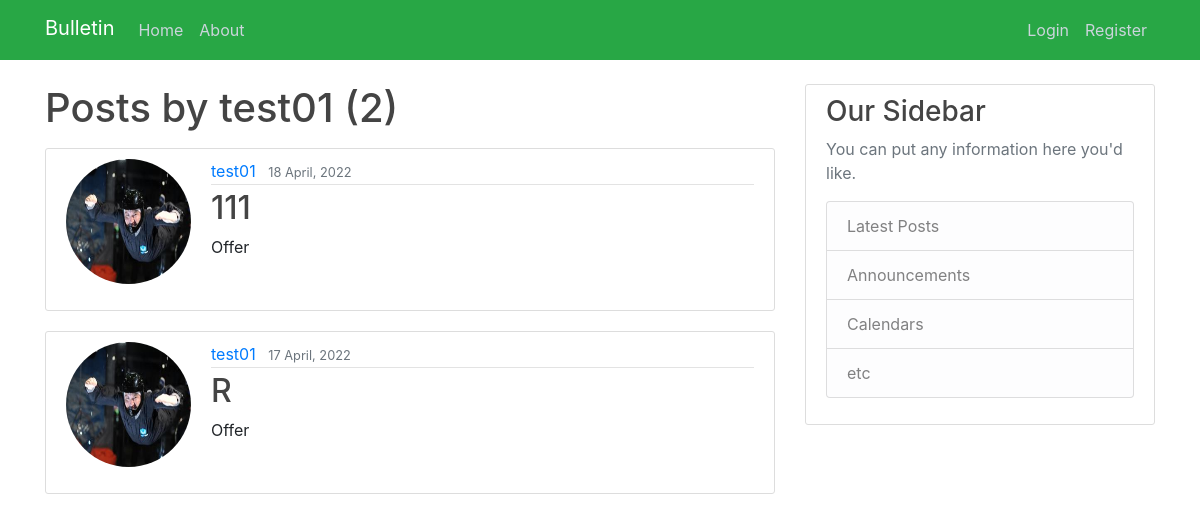
Page /user/test01 on the committed database.
### myboardapp/models.py (models this page shows, shortened)
class Bulletin(models.Model):
    title = models.CharField(max_length=100, blank=True)
    author = models.ForeignKey(User, on_delete=models.CASCADE)
    content = models.TextField()
    file = models.FileField(upload_to='files/',
                                             blank=True,
                                             )
    bulletin_category = models.ForeignKey(CategoryModel, on_delete=models.CASCADE)
    date_created = models.DateTimeField(default=timezone.now)

class CategoryModel(models.Model):
    category_name = models.CharField(max_length=255,
                                     unique=True,
                                     )
    def __str__(self):
        return f'{self.category_name}'
    """
    >>> from myboardapp.models import Bulletin
    >>> from myboardapp.models import CategoryModel
    >>> CategoryModel.objects.create(category_name = "Offer")
    <CategoryModel: Offer>
    """

### users/models.py (models this page shows, shortened)
class Profile(models.Model):
    user = models.OneToOneField(User, on_delete=models.CASCADE)
    image = models.ImageField(default='default.jpg', upload_to='profile_pics')

### myboardapp/views.py (the view)
# urls.py: path('user/<str:username>', UserPostListView.as_view(), name='user-posts'),
class UserPostListView(ListView):
    model = Bulletin
    template_name = 'myboardapp/user_posts.html'
    context_object_name = 'bulletins_0'
    ordering = ['-date_created']
    paginate_by = 2
    def get_queryset(self):
        user = get_object_or_404(User, username=self.kwargs.get('username'))
        return Bulletin.objects.filter(author=user).order_by('-date_created')

### myboardapp/templates/myboardapp/user_posts.html (shortened to what this page needs)
{% extends "myboardapp/base.html" %}
{% load static %}
{% block content %}
    <main role="main" class="container">
      <div class="row">
        <div class="col-md-8">
            <h1 class="mb-3">Posts by {{ view.kwargs.username }} ({{ page_obj.paginator.count }})</h1>
            {% for bulletin in bulletins_0 %}
                <article class="media content-section">
                    <img class="rounded-circle account-img" src="{{ bulletin.author.profile.image.url }}">
                    <div class="media-body">
                        <div class="article-metadata">
                      <a class="mr-2" href="{% url 'user-posts' bulletin.author.username %}">{{ bulletin.author }}</a>
                      <small class="text-muted">{{ bulletin.date_created|date:"d F, Y" }}</small>
                    </div>
                    <h2><a class="article-title" href="{% url 'bulletin-detail' bulletin.id %}">{{ bulletin.title }}</a></h2>
                    <p class="article-content">{{ bulletin.bulletin_category }}</p>
                  </div>
                </article>
            {% endfor %}
        </div>
        <div class="col-md-4">
          <div class="content-section">
            <h3>Our Sidebar</h3>
            <p class='text-muted'>You can put any information here you'd like.
              <ul class="list-group">
                <li class="list-group-item list-group-item-light">Latest Posts</li>
                <li class="list-group-item list-group-item-light">Announcements</li>
                <li class="list-group-item list-group-item-light">Calendars</li>
                <li class="list-group-item list-group-item-light">etc</li>
              </ul>
            </p>
          </div>
        </div>
      </div>
    </main>
{% endblock content %}

### myboardapp/static/myboardapp/mail.css (style rules this page uses)
h1, h2, h3, h4, h5, h6 { color: #444444; }
ul { margin: 0; }
.content-section { background: #ffffff; padding: 10px 20px; border: 1px solid #dddddd; border-radius: 3px; margin-bottom: 20px; }
.article-title { color: #444444; }
.article-content { white-space: pre-line; }
.article-metadata { padding-bottom: 1px; margin-bottom: 4px; border-bottom: 1px solid #e3e3e3 }
.account-img { height: 125px; width: 125px; margin-right: 20px; margin-bottom: 16px; }

### rows in the picture
Bulletin: author.profile.image (picture), author "test01", date_created "18 April, 2022", title "111", bulletin_category "Offer"
Bulletin: author.profile.image (picture), author "test01", date_created "17 April, 2022", title "R", bulletin_category "Offer"

### other values in the picture
{{ view.kwargs.username }} "test01"
{{ page_obj.paginator.count }} "2"
